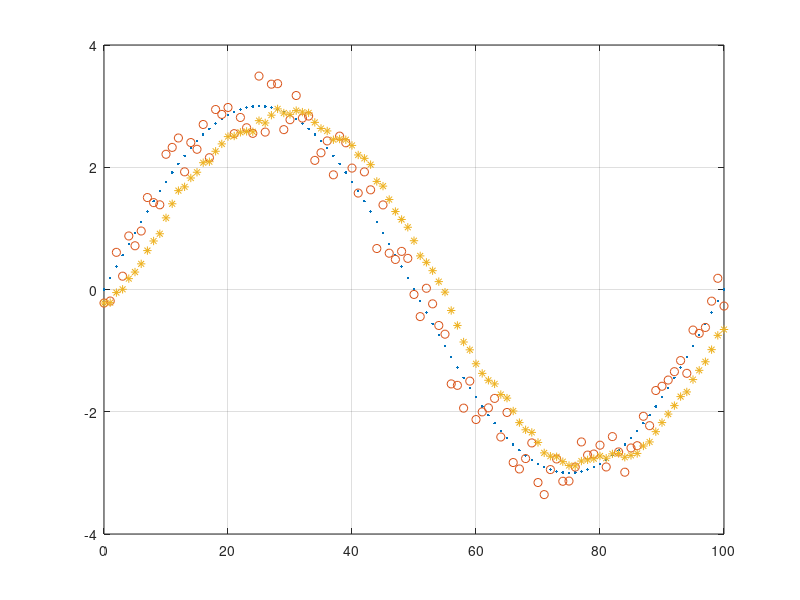
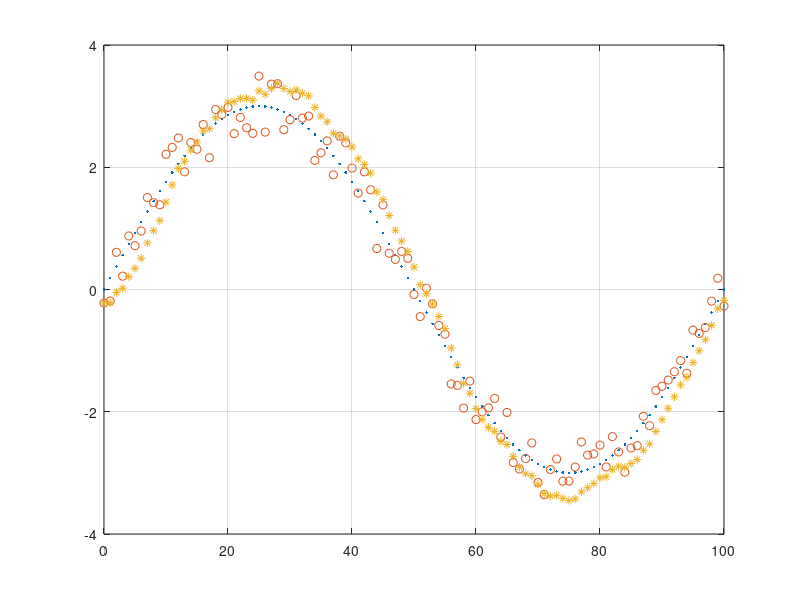

Source code (MATLAB) for these figures, in order:
function fixed_gain_filters
    t_max = 100;
    w = 2 * pi / t_max;

    t = [0 : 1 : t_max];
    N = length(t);

    x = 3 * sin(w * t);
    v = (rand(1, N) - 0.5);
    z = x + v;

    alpha = 0.2;
    beta = alpha * alpha / (2 - alpha);

    x_hat = zeros(1, N);
    x_hat(1) = z(1);
    for k = 2:N
        x_p = x_hat(k-1);
        x_hat(k) = x_p + alpha * (z(k) - x_p);
    end
    figure('name', ['Values, alpha = ', num2str(alpha)]);
    plot(t, x, '.', t, z, 'o', t, x_hat, '*')
    grid on

    x_hat = zeros(1, N);
    v_hat = zeros(1, N);
    x_hat(1) = z(1);
    v_hat(1) = 0;
    for k = 2:N
        T = t(k) - t(k-1);
        x_p = x_hat(k-1) + v_hat(k-1) * T;
        v_p = v_hat(k-1);
        delta = z(k) - x_p;
        x_hat(k) = x_p + alpha * delta;
        v_hat(k) = v_p + beta * delta / T;
    end
    figure('name', ['Values, alpha = ', num2str(alpha), ', beta = ', num2str(beta)]);
    plot(t, x, '.', t, z, 'o', t, x_hat, '*')
    grid on
end
